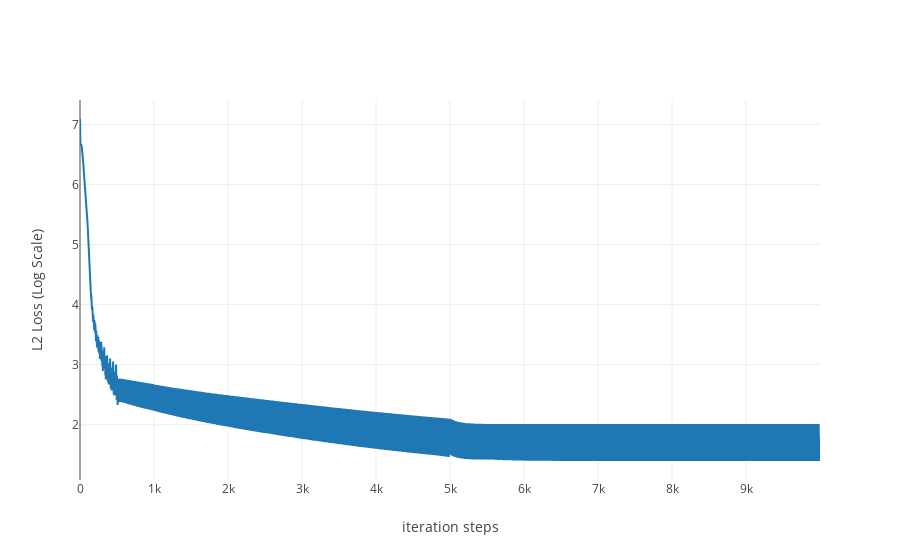

Here is the notebook cell this chart was saved with:
### Code cell
data = [go.Scatter(x=np.arange(len(classifier.loss)),
                   y=np.log(np.array(classifier.loss)),
                   mode="lines",
                   name="layer_number: 10"),]
layout = go.Layout(
    xaxis=dict(
        title='iteration steps',
    ),
    yaxis=dict(
        title='L2 Loss (Log Scale)'
    )
)
fig = go.Figure(data=data, layout=layout)
iplot(fig)

### Figure 1 — Plotly figure (JSON) as saved in the notebook; plotly's stock layout.template omitted (floating-point values rounded to 4 significant figures; data arrays with more than 128 entries replaced by an {"elided": "..."} marker saying what was removed)
{"data": [{"mode": "lines", "name": "layer_number: 10", "type": "scatter", "x": {"elided": "10000 int values"}, "y": {"elided": "10000 float values"}}], "layout": {"xaxis": {"title": "iteration steps"}, "yaxis": {"title": "L2 Loss (Log Scale)"}}}
